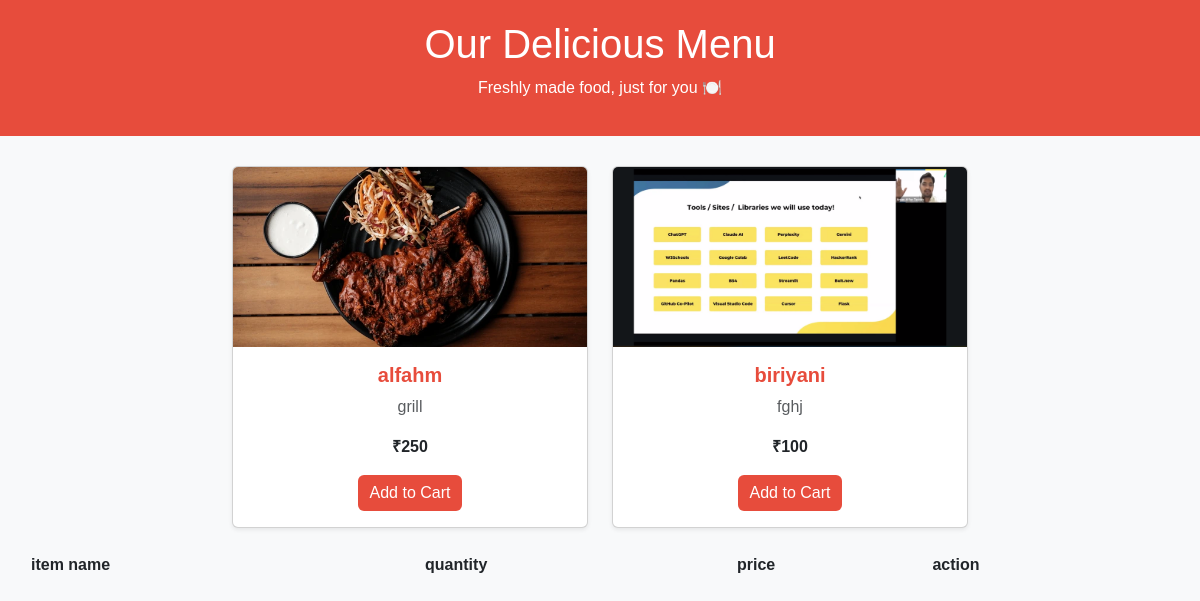
Page /menu/1 on the committed database.
### app/models.py (models this page shows)
class Food(models.Model):
    foodname=models.CharField(max_length=100)
    category=models.CharField(max_length=50)
    price=models.IntegerField()
    description=models.CharField(max_length=500)
    image=models.ImageField(upload_to='food_images/')

### app/views.py (the view)
# urls.py: path('menu/<int:id>',views.menu,name='menu'),
def menu(request, id):
    a = id
    foods = Food.objects.all()
    order = (
        Orders.objects.filter(table__number=a)
        .values('Foodid__foodname', 'Foodid__id', 'Foodid__price')
        .annotate(
            first_order_id=Min('id'),
            quantity=Count('id'),
            total_price=Sum('total_amount')
        )
    )
    total = order.aggregate(Sum('total_price'))['total_price__sum'] or 0
    return render(
        request,
        'menu.html',
        {
            'foods': foods,
            'a': a,
            'orders': order,
            'total': total
        }
    )

### templates/Menu.html (shortened to what this page needs)
<!DOCTYPE html>
{% load static %}
<html lang="en">
<head>
  <link href="https://cdn.jsdelivr.net/npm/bootstrap@5.3.3/dist/css/bootstrap.min.css" rel="stylesheet">
</head>
<body>
  <header>
    <h1>Our Delicious Menu</h1>
    <p>Freshly made food, just for you 🍽️</p>
  </header>
  <div class="container">
    <div class="row justify-content-center">
      {% for item in foods %}
      <div class="col-md-4 mb-4">
        <div class="card shadow-sm">
          <img src="{{ item.image.url }}" class="card-img-top" alt="{{ item.foodname }}">
          <div class="card-body text-center">
            <h5 class="card-title"  >{{ item.foodname }}</h5>
            <p class="card-text text-muted" >{{ item.description }}</p>
            <p><strong>₹{{ item.price }}</strong></p>
            <form action="{% url 'order' a %}" method="post">
              <button class="btn btn-custom">Add to Cart</button>
            </form>
          </div>
        </div>
      </div>
      {% endfor %}
      <table>
        <tr>
          <th>item name</th>
          <th>quantity</th>
          <th>price</th>
          <th>action</th>
        </tr>
    </div>
  </div>
</body>
</html>

### templates/Menu.html (style rules this page uses)
body { background-color: #f8f9fa; font-family: 'Poppins', sans-serif; }
header { background-color: #e74c3c; color: white; text-align: center; padding: 20px 0; margin-bottom: 30px; }
.card img { height: 180px; object-fit: cover; }
.card-title { color: #e74c3c; font-weight: 600; }
.btn-custom { background-color: #e74c3c; color: white; border: none; }

### rows in the picture
Food: image (picture), foodname "alfahm", description "grill", price "250"
Food: image (picture), foodname "biriyani", description "fghj", price "100"
